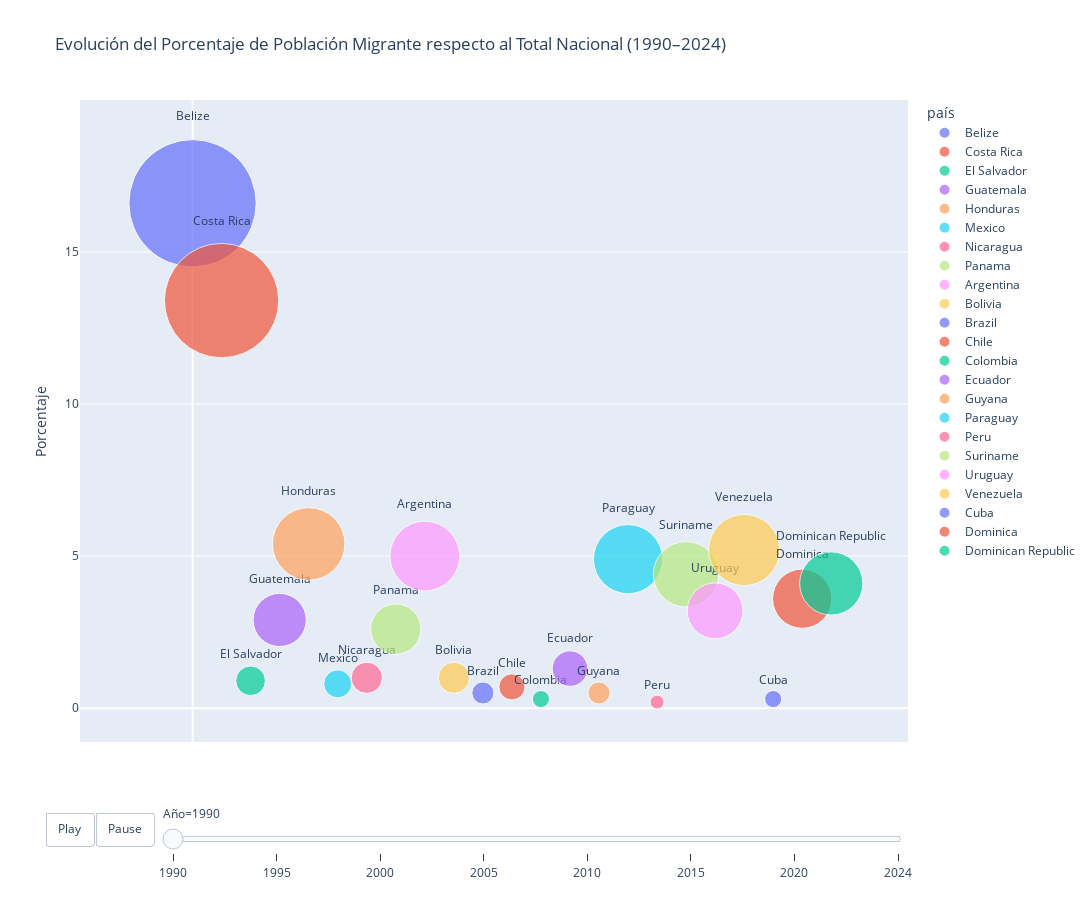

Notebook code for this chart:
### Code cell
import plotly.express as px

fig = px.scatter(
    df_largo,
    x="x_pos",
    y="Porcentaje",
    size="Porcentaje",
    color="país",
    animation_frame="Año",
    text="país",
    size_max=90,
    title="Evolución del Porcentaje de Población Migrante respecto al Total Nacional (1990–2024)"
)

# Layout visual
fig.update_layout(
    width=1700,
    height=900,
    xaxis=dict(
        showticklabels=False,
        title='',
        tickvals=[],
        ticktext=[]
    ),
    # Animación más lenta
    updatemenus=[{
        "type": "buttons",
        "showactive": False,
        "buttons": [{
            "label": "Play",
            "method": "animate",
            "args": [None, {
                "frame": {"duration": 1000, "redraw": True},  # Aumenta tiempo por frame
                "transition": {"duration": 400},               # Transición más suave
                "fromcurrent": True,
                "mode": "immediate"
            }]
        }, {
            "label": "Pause",
            "method": "animate",
            "args": [[None], {
                "mode": "immediate",
                "frame": {"duration": 0, "redraw": False},
                "transition": {"duration": 0}
            }]
        }]
    }]
)

# Mostrar nombres sobre burbujas
fig.update_traces(textposition='top center')

fig.show()

### Figure 1 — Plotly figure (JSON) as saved in the notebook; plotly's stock layout.template omitted (floating-point values rounded to 4 significant figures)
{"data": [{"hovertemplate": "país=%{text}<br>Año=1990<br>x_pos=%{x}<br>Porcentaje=%{marker.size}<extra></extra>", "legendgroup": "Belize", "marker": {"color": "#636efa", "size": [16.6], "sizemode": "area", "sizeref": 0.002049, "symbol": "circle"}, "mode": "markers+text", "name": "Belize", "orientation": "v", "showlegend": true, "text": ["Belize"], "textposition": "top center", "type": "scatter", "x": [0], "xaxis": "x", "y": [16.6], "yaxis": "y"}, {"hovertemplate": "país=%{text}<br>Año=1990<br>x_pos=%{x}<br>Porcentaje=%{marker.size}<extra></extra>", "legendgroup": "Costa Rica", "marker": {"color": "#EF553B", "size": [13.4], "sizemode": "area", "sizeref": 0.002049, "symbol": "circle"}, "mode": "markers+text", "name": "Costa Rica", "orientation": "v", "showlegend": true, "text": ["Costa Rica"], "textposition": "top center", "type": "scatter", "x": [1], "xaxis": "x", "y": [13.4], "yaxis": "y"}, {"hovertemplate": "país=%{text}<br>Año=1990<br>x_pos=%{x}<br>Porcentaje=%{marker.size}<extra></extra>", "legendgroup": "El Salvador", "marker": {"color": "#00cc96", "size": [0.9], "sizemode": "area", "sizeref": 0.002049, "symbol": "circle"}, "mode": "markers+text", "name": "El Salvador", "orientation": "v", "showlegend": true, "text": ["El Salvador"], "textposition": "top center", "type": "scatter", "x": [2], "xaxis": "x", "y": [0.9], "yaxis": "y"}, {"hovertemplate": "país=%{text}<br>Año=1990<br>x_pos=%{x}<br>Porcentaje=%{marker.size}<extra></extra>", "legendgroup": "Guatemala", "marker": {"color": "#ab63fa", "size": [2.9], "sizemode": "area", "sizeref": 0.002049, "symbol": "circle"}, "mode": "markers+text", "name": "Guatemala", "orientation": "v", "showlegend": true, "text": ["Guatemala"], "textposition": "top center", "type": "scatter", "x": [3], "xaxis": "x", "y": [2.9], "yaxis": "y"}, {"hovertemplate": "país=%{text}<br>Año=1990<br>x_pos=%{x}<br>Porcentaje=%{marker.size}<extra></extra>", "legendgroup": "Honduras", "marker": {"color": "#FFA15A", "size": [5.4], "sizemode": "area", "sizeref": 0.002049, "symbol": "circle"}, "mode": "markers+text", "name": "Honduras", "orientation": "v", "showlegend": true, "text": ["Honduras"], "textposition": "top center", "type": "scatter", "x": [4], "xaxis": "x", "y": [5.4], "yaxis": "y"}, {"hovertemplate": "país=%{text}<br>Año=1990<br>x_pos=%{x}<br>Porcentaje=%{marker.size}<extra></extra>", "legendgroup": "Mexico", "marker": {"color": "#19d3f3", "size": [0.8], "sizemode": "area", "sizeref": 0.002049, "symbol": "circle"}, "mode": "markers+text", "name": "Mexico", "orientation": "v", "showlegend": true, "text": ["Mexico"], "textposition": "top center", "type": "scatter", "x": [5], "xaxis": "x", "y": [0.8], "yaxis": "y"}, {"hovertemplate": "país=%{text}<br>Año=1990<br>x_pos=%{x}<br>Porcentaje=%{marker.size}<extra></extra>", "legendgroup": "Nicaragua", "marker": {"color": "#FF6692", "size": [1.0], "sizemode": "area", "sizeref": 0.002049, "symbol": "circle"}, "mode": "markers+text", "name": "Nicaragua", "orientation": "v", "showlegend": true, "text": ["Nicaragua"], "textposition": "top center", "type": "scatter", "x": [6], "xaxis": "x", "y": [1.0], "yaxis": "y"}, {"hovertemplate": "país=%{text}<br>Año=1990<br>x_pos=%{x}<br>Porcentaje=%{marker.size}<extra></extra>", "legendgroup": "Panama", "marker": {"color": "#B6E880", "size": [2.6], "sizemode": "area", "sizeref": 0.002049, "symbol": "circle"}, "mode": "markers+text", "name": "Panama", "orientation": "v", "showlegend": true, "text": ["Panama"], "textposition": "top center", "type": "scatter", "x": [7], "xaxis": "x", "y": [2.6], "yaxis": "y"}, {"hovertemplate": "país=%{text}<br>Año=1990<br>x_pos=%{x}<br>Porcentaje=%{marker.size}<extra></extra>", "legendgroup": "Argentina", "marker": {"color": "#FF97FF", "size": [5.0], "sizemode": "area", "sizeref": 0.002049, "symbol": "circle"}, "mode": "markers+text", "name": "Argentina", "orientation": "v", "showlegend": true, "text": ["Argentina"], "textposition": "top center", "type": "scatter", "x": [8], "xaxis": "x", "y": [5.0], "yaxis": "y"}, {"hovertemplate": "país=%{text}<br>Año=1990<br>x_pos=%{x}<br>Porcentaje=%{marker.size}<extra></extra>", "legendgroup": "Bolivia", "marker": {"color": "#FECB52", "size": [1.0], "sizemode": "area", "sizeref": 0.002049, "symbol": "circle"}, "mode": "markers+text", "name": "Bolivia", "orientation": "v", "showlegend": true, "text": ["Bolivia"], "textposition": "top center", "type": "scatter", "x": [9], "xaxis": "x", "y": [1.0], "yaxis": "y"}, {"hovertemplate": "país=%{text}<br>Año=1990<br>x_pos=%{x}<br>Porcentaje=%{marker.size}<extra></extra>", "legendgroup": "Brazil", "marker": {"color": "#636efa", "size": [0.5], "sizemode": "area", "sizeref": 0.002049, "symbol": "circle"}, "mode": "markers+text", "name": "Brazil", "orientation": "v", "showlegend": true, "text": ["Brazil"], "textposition": "top center", "type": "scatter", "x": [10], "xaxis": "x", "y": [0.5], "yaxis": "y"}, {"hovertemplate": "país=%{text}<br>Año=1990<br>x_pos=%{x}<br>Porcentaje=%{marker.size}<extra></extra>", "legendgroup": "Chile", "marker": {"color": "#EF553B", "size": [0.7], "sizemode": "area", "sizeref": 0.002049, "symbol": "circle"}, "mode": "markers+text", "name": "Chile", "orientation": "v", "showlegend": true, "text": ["Chile"], "textposition": "top center", "type": "scatter", "x": [11], "xaxis": "x", "y": [0.7], "yaxis": "y"}, {"hovertemplate": "país=%{text}<br>Año=1990<br>x_pos=%{x}<br>Porcentaje=%{marker.size}<extra></extra>", "legendgroup": "Colombia", "marker": {"color": "#00cc96", "size": [0.3], "sizemode": "area", "sizeref": 0.002049, "symbol": "circle"}, "mode": "markers+text", "name": "Colombia", "orientation": "v", "showlegend": true, "text": ["Colombia"], "textposition": "top center", "type": "scatter", "x": [12], "xaxis": "x", "y": [0.3], "yaxis": "y"}, {"hovertemplate": "país=%{text}<br>Año=1990<br>x_pos=%{x}<br>Porcentaje=%{marker.size}<extra></extra>", "legendgroup": "Ecuador", "marker": {"color": "#ab63fa", "size": [1.3], "sizemode": "area", "sizeref": 0.002049, "symbol": "circle"}, "mode": "markers+text", "name": "Ecuador", "orientation": "v", "showlegend": true, "text": ["Ecuador"], "textposition": "top center", "type": "scatter", "x": [13], "xaxis": "x", "y": [1.3], "yaxis": "y"}, {"hovertemplate": "país=%{text}<br>Año=1990<br>x_pos=%{x}<br>Porcentaje=%{marker.size}<extra></extra>", "legendgroup": "Guyana", "marker": {"color": "#FFA15A", "size": [0.5], "sizemode": "area", "sizeref": 0.002049, "symbol": "circle"}, "mode": "markers+text", "name": "Guyana", "orientation": "v", "showlegend": true, "text": ["Guyana"], "textposition": "top center", "type": "scatter", "x": [14], "xaxis": "x", "y": [0.5], "yaxis": "y"}, {"hovertemplate": "país=%{text}<br>Año=1990<br>x_pos=%{x}<br>Porcentaje=%{marker.size}<extra></extra>", "legendgroup": "Paraguay", "marker": {"color": "#19d3f3", "size": [4.9], "sizemode": "area", "sizeref": 0.002049, "symbol": "circle"}, "mode": "markers+text", "name": "Paraguay", "orientation": "v", "showlegend": true, "text": ["Paraguay"], "textposition": "top center", "type": "scatter", "x": [15], "xaxis": "x", "y": [4.9], "yaxis": "y"}, {"hovertemplate": "país=%{text}<br>Año=1990<br>x_pos=%{x}<br>Porcentaje=%{marker.size}<extra></extra>", "legendgroup": "Peru", "marker": {"color": "#FF6692", "size": [0.2], "sizemode": "area", "sizeref": 0.002049, "symbol": "circle"}, "mode": "markers+text", "name": "Peru", "orientation": "v", "showlegend": true, "text": ["Peru"], "textposition": "top center", "type": "scatter", "x": [16], "xaxis": "x", "y": [0.2], "yaxis": "y"}, {"hovertemplate": "país=%{text}<br>Año=1990<br>x_pos=%{x}<br>Porcentaje=%{marker.size}<extra></extra>", "legendgroup": "Suriname", "marker": {"color": "#B6E880", "size": [4.4], "sizemode": "area", "sizeref": 0.002049, "symbol": "circle"}, "mode": "markers+text", "name": "Suriname", "orientation": "v", "showlegend": true, "text": ["Suriname"], "textposition": "top center", "type": "scatter", "x": [17], "xaxis": "x", "y": [4.4], "yaxis": "y"}, {"hovertemplate": "país=%{text}<br>Año=1990<br>x_pos=%{x}<br>Porcentaje=%{marker.size}<extra></extra>", "legendgroup": "Uruguay", "marker": {"color": "#FF97FF", "size": [3.2], "sizemode": "area", "sizeref": 0.002049, "symbol": "circle"}, "mode": "markers+text", "name": "Uruguay", "orientation": "v", "showlegend": true, "text": ["Uruguay"], "textposition": "top center", "type": "scatter", "x": [18], "xaxis": "x", "y": [3.2], "yaxis": "y"}, {"hovertemplate": "país=%{text}<br>Año=1990<br>x_pos=%{x}<br>Porcentaje=%{marker.size}<extra></extra>", "legendgroup": "Venezuela", "marker": {"color": "#FECB52", "size": [5.2], "sizemode": "area", "sizeref": 0.002049, "symbol": "circle"}, "mode": "markers+text", "name": "Venezuela", "orientation": "v", "showlegend": true, "text": ["Venezuela"], "textposition": "top center", "type": "scatter", "x": [19], "xaxis": "x", "y": [5.2], "yaxis": "y"}, {"hovertemplate": "país=%{text}<br>Año=1990<br>x_pos=%{x}<br>Porcentaje=%{marker.size}<extra></extra>", "legendgroup": "Cuba", "marker": {"color": "#636efa", "size": [0.3], "sizemode": "area", "sizeref": 0.002049, "symbol": "circle"}, "mode": "markers+text", "name": "Cuba", "orientation": "v", "showlegend": true, "text": ["Cuba"], "textposition": "top center", "type": "scatter", "x": [20], "xaxis": "x", "y": [0.3], "yaxis": "y"}, {"hovertemplate": "país=%{text}<br>Año=1990<br>x_pos=%{x}<br>Porcentaje=%{marker.size}<extra></extra>", "legendgroup": "Dominica", "marker": {"color": "#EF553B", "size": [3.6], "sizemode": "area", "sizeref": 0.002049, "symbol": "circle"}, "mode": "markers+text", "name": "Dominica", "orientation": "v", "showlegend": true, "text": ["Dominica"], "textposition": "top center", "type": "scatter", "x": [21], "xaxis": "x", "y": [3.6], "yaxis": "y"}, {"hovertemplate": "país=%{text}<br>Año=1990<br>x_pos=%{x}<br>Porcentaje=%{marker.size}<extra></extra>", "legendgroup": "Dominican Republic", "marker": {"color": "#00cc96", "size": [4.1], "sizemode": "area", "sizeref": 0.002049, "symbol": "circle"}, "mode": "markers+text", "name": "Dominican Republic", "orientation": "v", "showlegend": true, "text": ["Dominican Republic"], "textposition": "top center", "type": "scatter", "x": [22], "xaxis": "x", "y": [4.1], "yaxis": "y"}], "layout": {"height": 900, "legend": {"itemsizing": "constant", "title": {"text": "país"}, "tracegroupgap": 0}, "sliders": [{"active": 0, "currentvalue": {"prefix": "Año="}, "len": 0.9, "pad": {"b": 10, "t": 60}, "steps": [{"args": [["1990"], {"frame": {"duration": 0, "redraw": false}, "fromcurrent": true, "mode": "immediate", "transition": {"duration": 0, "easing": "linear"}}], "label": "1990", "method": "animate"}, {"args": [["1995"], {"frame": {"duration": 0, "redraw": false}, "fromcurrent": true, "mode": "immediate", "transition": {"duration": 0, "easing": "linear"}}], "label": "1995", "method": "animate"}, {"args": [["2000"], {"frame": {"duration": 0, "redraw": false}, "fromcurrent": true, "mode": "immediate", "transition": {"duration": 0, "easing": "linear"}}], "label": "2000", "method": "animate"}, {"args": [["2005"], {"frame": {"duration": 0, "redraw": false}, "fromcurrent": true, "mode": "immediate", "transition": {"duration": 0, "easing": "linear"}}], "label": "2005", "method": "animate"}, {"args": [["2010"], {"frame": {"duration": 0, "redraw": false}, "fromcurrent": true, "mode": "immediate", "transition": {"duration": 0, "easing": "linear"}}], "label": "2010", "method": "animate"}, {"args": [["2015"], {"frame": {"duration": 0, "redraw": false}, "fromcurrent": true, "mode": "immediate", "transition": {"duration": 0, "easing": "linear"}}], "label": "2015", "method": "animate"}, {"args": [["2020"], {"frame": {"duration": 0, "redraw": false}, "fromcurrent": true, "mode": "immediate", "transition": {"duration": 0, "easing": "linear"}}], "label": "2020", "method": "animate"}, {"args": [["2024"], {"frame": {"duration": 0, "redraw": false}, "fromcurrent": true, "mode": "immediate", "transition": {"duration": 0, "easing": "linear"}}], "label": "2024", "method": "animate"}], "x": 0.1, "xanchor": "left", "y": 0, "yanchor": "top"}], "title": {"text": "Evolución del Porcentaje de Población Migrante respecto al Total Nacional (1990–2024)"}, "updatemenus": [{"buttons": [{"args": [null, {"frame": {"duration": 1000, "redraw": true}, "fromcurrent": true, "mode": "immediate", "transition": {"duration": 400}}], "label": "Play", "method": "animate"}, {"args": [[null], {"frame": {"duration": 0, "redraw": false}, "mode": "immediate", "transition": {"duration": 0}}], "label": "Pause", "method": "animate"}], "direction": "left", "pad": {"r": 10, "t": 70}, "showactive": false, "type": "buttons", "x": 0.1, "xanchor": "right", "y": 0, "yanchor": "top"}], "width": 1700, "xaxis": {"anchor": "y", "domain": [0, 1], "showticklabels": false, "ticktext": [], "tickvals": [], "title": {"text": ""}}, "yaxis": {"anchor": "x", "domain": [0, 1], "title": {"text": "Porcentaje"}}}}
